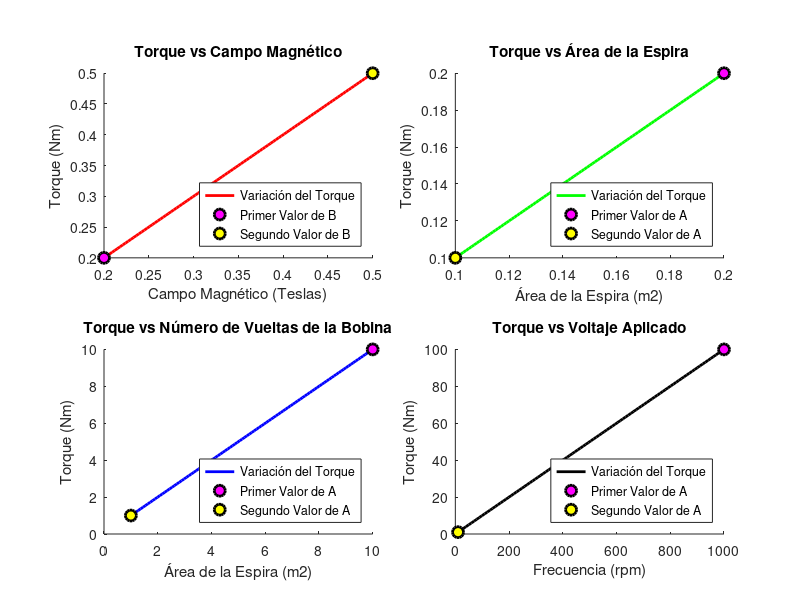
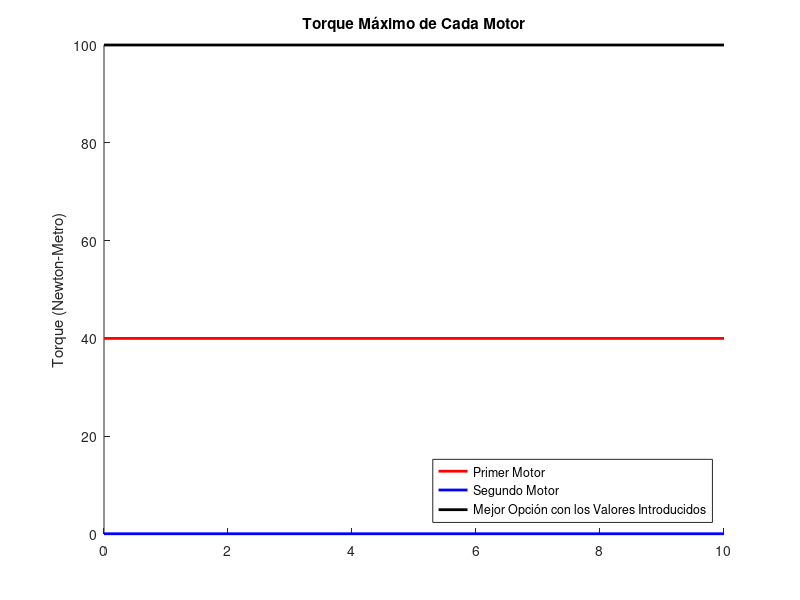

The MATLAB source for these figures, in order:
% Clean screen and variables
% Limpiar pantalla y variables
clc
clear

%
prompt = {'Campo Magnético [T]','Área de la Espira [m2]','Número de Vueltas de la Bobina','Voltaje Aplicado'};
digtitle = 'Introduce los Valores del Primer Motor';
dims = [1 25];
definput = {'0.2','0.2','10','1000'};
answer = inputdlg(prompt, digtitle, dims, definput);

B1 = str2num(answer{1});
A1 = str2num(answer{2});
N1 = str2num(answer{3});
V1 = str2num(answer{4});

prompt = {'Campo Magnético [T]','Área de la Espira [m2]','Número de Vueltas de la Bobina','Voltaje Aplicado'};
digtitle = 'Introduce los Valores del Segundo Motor';
dims = [1 25];
definput = {'0.5','0.1','1','10'};
answer = inputdlg(prompt, digtitle, dims, definput);

B2 = str2num(answer{1});
A2 = str2num(answer{2});
N2 = str2num(answer{3});
V2 = str2num(answer{4});

prompt = {'Resistencia [Ω]'};
digtitle = 'Introduce el Valor de la Resistencia';
dims = [1 25];
definput = {'10'};
answer = inputdlg(prompt, digtitle, dims, definput);

R = str2num(answer{1});

Bmin = min(B1,B2);
Bmax = max(B1,B2);
Amin = min(A1,A2);
Amax = max(A1,A2);
Nmin = min(N1,N2);
Nmax = max(N1,N2);
Vmin = min(V1,V2);
Vmax = max(V1,V2);

Bi = (Bmax-Bmin)/100;
Ai = (Amax-Amin)/100;
Ni = (Nmax-Nmin)/100;
Vi = (Vmax-Vmin)/100;

B = [Bmin:Bi:Bmax];
A = [Amin:Ai:Amax];
N = [Nmin:Ni:Nmax];
V = [Vmin:Vi:Vmax];

O = [0:0.1:2*pi];

figure('Name','Variación del Torque Respecto a la Diferencia de los Valores Introducidos','Position',[1,1000,5000,3000])

subplot(2,2,1)
hold on
title('Torque vs Campo Magnético')
xlabel('Campo Magnético (Teslas)')
ylabel('Torque (Nm)')
plot(B,B,'Color','r','LineWidth',2)
plot(B1,B1,'sk','Marker','o','MarkerFaceColor','magenta','MarkerSize',8,'LineWidth',2)
plot(B2,B2,'sk','Marker','o','MarkerFaceColor','yellow','MarkerSize',8,'LineWidth',2)
legend('Variación del Torque','Primer Valor de B','Segundo Valor de B','Location','Southeast')

subplot(2,2,2)
hold on
title('Torque vs Área de la Espira')
xlabel('Área de la Espira (m2)')
ylabel('Torque (Nm)')
plot(A,A,'Color','g','LineWidth',2)
plot(A1,A1,'sk','Marker','o','MarkerFaceColor','magenta','MarkerSize',8,'LineWidth',2)
plot(A2,A2,'sk','Marker','o','MarkerFaceColor','yellow','MarkerSize',8,'LineWidth',2)
legend('Variación del Torque','Primer Valor de A','Segundo Valor de A','Location','Southeast')

subplot(2,2,3)
hold on
title('Torque vs Número de Vueltas de la Bobina')
xlabel('Área de la Espira (m2)')
ylabel('Torque (Nm)')
plot(N,N,'Color','b','LineWidth',2)
plot(N1,N1,'sk','Marker','o','MarkerFaceColor','magenta','MarkerSize',8,'LineWidth',2)
plot(N2,N2,'sk','Marker','o','MarkerFaceColor','yellow','MarkerSize',8,'LineWidth',2)
legend('Variación del Torque','Primer Valor de A','Segundo Valor de A','Location','Southeast')

subplot(2,2,4)
I = V/R;
I1 = V1/R;
I2 = V2/R;
hold on
title('Torque vs Voltaje Aplicado')
xlabel('Frecuencia (rpm)')
ylabel('Torque (Nm)')
plot(V,I,'Color','k','LineWidth',2)
plot(V1,I1,'sk','Marker','o','MarkerFaceColor','magenta','MarkerSize',8,'LineWidth',2)
plot(V2,I2,'sk','Marker','o','MarkerFaceColor','yellow','MarkerSize',8,'LineWidth',2)
legend('Variación del Torque','Primer Valor de A','Segundo Valor de A','Location','Southeast')

pause(10)
close all

figure('Name','Comparación del Torque Máximo','Position',[1,1000,5000,3000])

o = 0:1:10;
T1 = N1*I1*A1*B1+(o*0);
T2 = N2*I2*A2*B2+(o*0);
TM = Nmax*(Vmax/R)*Amax*Bmax+(o*0);
hold on
title('Torque Máximo de Cada Motor')
xlabel(' ')
ylabel('Torque (Newton-Metro)')
plot(o,T1,'Color','r','LineWidth',2)
plot(o,T2,'Color','b','LineWidth',2)
plot(o,TM,'Color','k','LineWidth',2)
legend('Primer Motor','Segundo Motor','Mejor Opción con los Valores Introducidos','Location','Southeast')

pause(10)
close all

dB = B(length(B))-B(1);
dA = A(length(A))-A(1);
dN = N(length(N))-N(1);
dV = I(length(I))-I(1);

fprintf('Resultados - Comparación de la Diferencia de Magnitudes: \n')
fprintf(['  Variación de Torque por Diferencia de Campos Magnéticos:                %.4f Nm \n'], dB)
fprintf(['  Variación de Torque por Diferencia de Áreas de las Espiras:             %.4f Nm \n'], dA)
fprintf(['  Variación de Torque por Diferencia de Número de Vueltas de la Bobina:   %.4f Nm \n'], dN)
fprintf(['  Variación de Torque por Diferencia de RPM:                              %.4f Nm \n\n'], dV)
fprintf('Resultados - Comparación de los Dos Motores: \n')
fprintf(['  Torque Generado por el Primer Motor:       %.4f Nm \n'], T1(1))
fprintf(['      Campo Magnético (B):                   %.4f Teslas \n'], B1)
fprintf(['      Área de la Espira (A):                 %.4f Metros Cuadrados \n'], A1)
fprintf(['      Número de Vueltas de la Bobina (N):    %.4f \n'], N1)
fprintf(['      Voltaje Aplicado (V):                  %.4f Voltios \n\n'], V1)
fprintf(['  Torque Generado por el Segundo Motor::     %.4f Nm \n'], T2(1))
fprintf(['      Campo Magnético (B):                   %.4f Teslas \n'], B2)
fprintf(['      Área de la Espira (A):                 %.4f Metros Cuadrados \n'], A2)
fprintf(['      Número de Vueltas de la Bobina (N):    %.4f \n'], N2)
fprintf(['      Voltaje Aplicado (V):                  %.4f Voltios \n\n'], V2)
fprintf('Resultados - Mejores Parámetros Para Un Mayor Torque con los Valores Proporcionados: \n')
fprintf(['  Torque Generado:                           %.4f Nm \n'], TM(1))
fprintf(['      Campo Magnético (B):                   %.4f Teslas \n'], Bmax)
fprintf(['      Área de la Espira (A):                 %.4f Metros Cuadrados \n'], Amax)
fprintf(['      Número de Vueltas de la Bobina (N):    %.4f \n'], Nmax)
fprintf(['      Voltaje Aplicado (V):                  %.4f Voltios \n\n'], Vmax)
